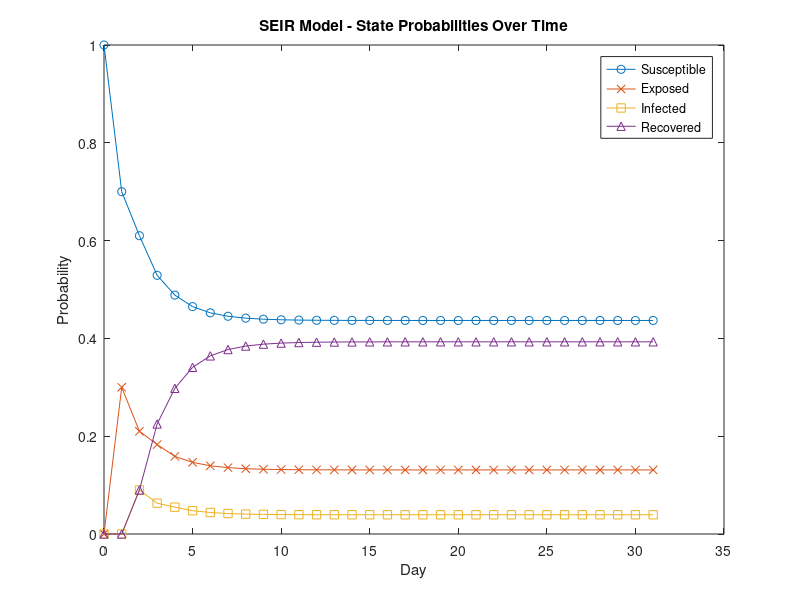
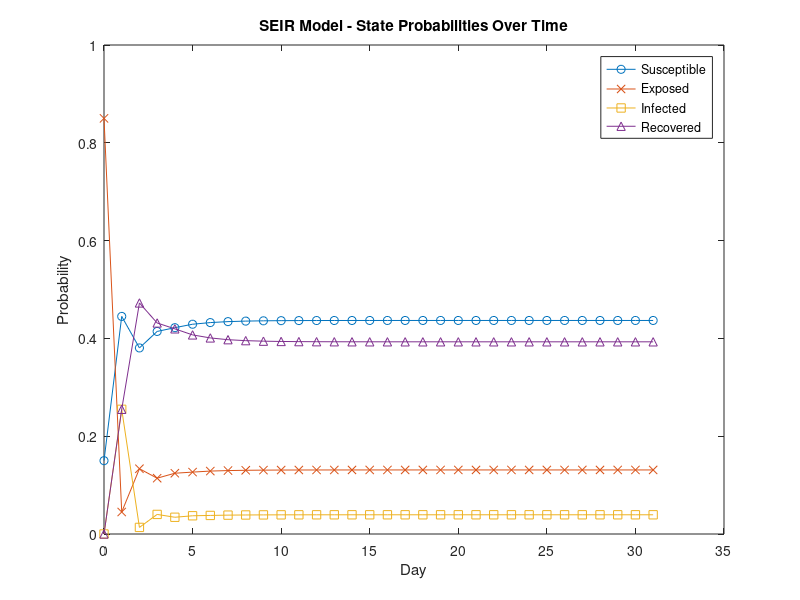
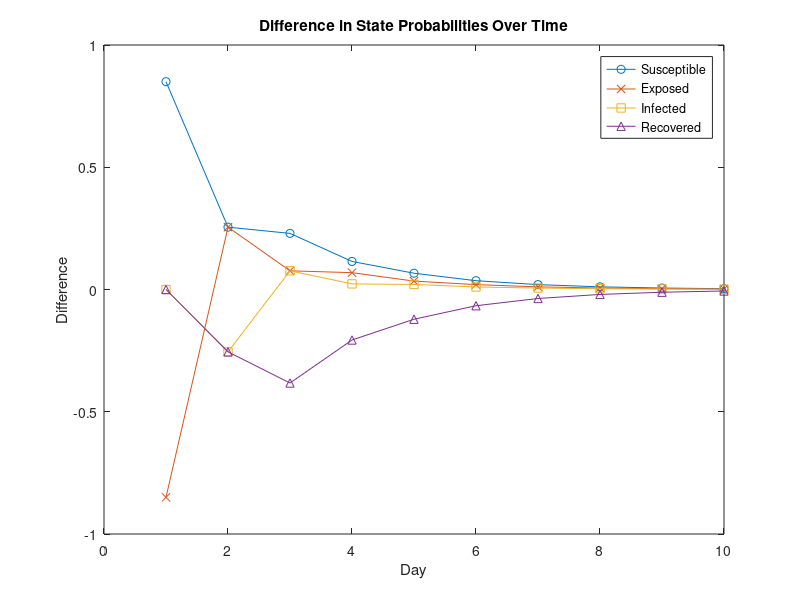
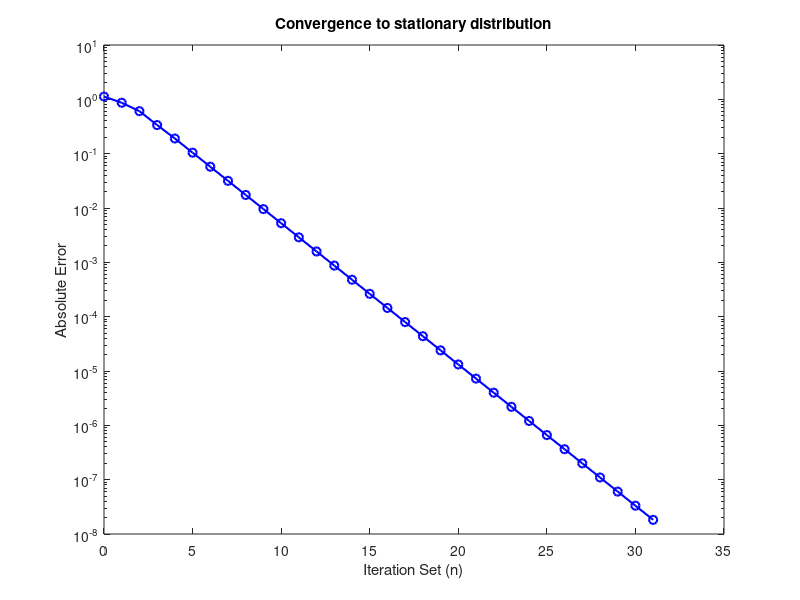

Reproduce these figures in MATLAB, in order.
clear all; clc; close all;

%% Task set A 
%% 2.1

%% 2.1.2
P = [0.7, 0.4, 0,   0.2;   % Row 1: Next state = S
     0.3, 0,   0,   0;     % Row 2: Next state = E
     0,   0.3, 0,   0;     % Row 3: Next state = I
     0,   0.3, 1.0, 0.8];  % Row 4: Next state = R

%% 2.1.3
% Present state vector
x = [0, 1, 0 ,0]';

% Next state vector
x_next = P * x;

% Display the result
disp('2.1.3');
disp(x_next);

%% 2.1.4
clear x, x_next;

% Present state vector
x = [1, 0, 0, 0]';

% 5 steps state vector
x_next = P^5 * x;

% Display the result
disp('2.1.4');
disp(x_next);

%% Task set B
clear x, x_next;
%% 3.1.1.a

x = zeros(4, 32); 
x(:,1) = [1; 0; 0; 0]; 

for n = 2:32
    x(:,n) = P * x(:,n-1);
    x(:,n) = x(:,n) / norm(x(:,n), 1);  % normalize
end

% Graph making
figure (1);
days = 0:31;

plot(days, x(1,:), '-o', days, x(2,:), '-x', days, x(3,:), '-s', days, x(4,:), '-^');
legend('Susceptible', 'Exposed', 'Infected', 'Recovered');
xlabel('Day');
ylabel('Probability');
title('SEIR Model - State Probabilities Over Time');

%% 3.1.2.a

y = zeros(4, 32); 
y(:,1) = [0.15; 0.85; 0; 0]; 

for n = 2:32
    y(:,n) = P * y(:,n-1);
    y(:,n) = y(:,n) / norm(y(:,n), 1);  % normalize
end

% Graph making
figure (2);

plot(days, y(1,:), '-o', days, y(2,:), '-x', days, y(3,:), '-s', days, y(4,:), '-^');
legend('Susceptible', 'Exposed', 'Infected', 'Recovered');
xlabel('Day');
ylabel('Probability');
title('SEIR Model - State Probabilities Over Time');

%% 3.1.3
% Calculate the difference in the first 10 steps, then graph

for n = 1:10
    diff(:,n) = x(:,n) - y(:,n);
end

figure (3);

plot(1:10, diff(1,:), '-o', 1:10, diff(2,:), '-x', 1:10, diff(3,:), '-s', 1:10, diff(4,:), '-^');
legend('Susceptible', 'Exposed', 'Infected', 'Recovered');
xlabel('Day');
ylabel('Difference');
title('Difference in State Probabilities Over Time');

%% 3.4.a

[V, D] = eig(P);

% Display the result
disp('4.a');
disp(D);

%% 3.4.d

lambda = diag(D);
index = 3;
x_stationary = V(:,index);
x_stationary = x_stationary / norm(x_stationary, 1);

% Display the result
errors = zeros(1, 32);

for n = 1:32
    errors(n) = norm(x_stationary - x(:,n), 1);
end

% Graph making
figure (4);
semilogy(0:31, errors, 'b-o', 'LineWidth', 1.5);
xlabel('Iteration Set (n)');
ylabel('Absolute Error');
title('Convergence to stationary distribution');

% Shows us that the convergence is exponential (linear, but on a log scale)

%% 3.5.b

Pnew = [0.7, 0.4, 0,   0.1, 0;   % Row 1: Next state = S
        0.3, 0,   0,   0,   0;     % Row 2: Next state = E
        0,   0.3, 0,   0,   0;     % Row 3: Next state = I
        0,   0.3, 1.0, 0.8, 0;  % Row 4: Next state = R
        0,   0,   0,   0.1,   1];  % Row 5: Next state = Im

%% 3.5.c

x = zeros(5, 251); 
x(:,1) = [1; 0; 0; 0; 0]; 

for n = 2:251
    x(:,n) = Pnew * x(:,n-1);
    x(:,n) = x(:,n) / norm(x(:,n), 1);  % normalize
end
        
% Graph making
figure (5);
days = 0:250;

plot(days, x(1,:), '-', days, x(2,:), '-', days, x(3,:), '-', days, x(4,:), '-', days, x(5,:), '-', 'LineWidth', 1.5);
legend('Susceptible', 'Exposed', 'Infected', 'Recovered', 'Immunized');
xlabel('Day');
ylabel('Probability');
title('SEIR Model - State Probabilities Over Time');

% Well ofc its different... its a new model!

%% Task Set C
clear all; 
%% 4.1.1

P = [
    0.7, 0,   0,  0.2, 0,    0;   % S
    0.3, 0,   0,  0,   0,    0;   % E
    0,   0.5, 0,  0,   0,    0;   % I
    0,   0.5, 1,  0.8, 0,    0;   % R
    0,   0,   0,  0,   0.25, 0;   % V
    0,   0,   0,  0,   0.75, 1.0  % Im
];


%% 4.1.2

disp('4.1.2');
[V, D] = eig(P);
eigenvalues = real(D);  % Get only the real parts

disp(eigenvalues);
% Multiplicty is 2 for lambda = 1

%% 4.1.3

x = zeros(6, 31);
x(:,1) = [1; 0; 0; 0; 0; 0]';

for n = 2:31
    x(:,n) = P * x(:,n-1);
    x(:,n) = x(:,n) / norm(x(:,n), 1);  % normalize
end

% Graph making
figure (6);
days = 0:30;

plot(days, x(1,:), '-o', days, x(2,:), '-x', days, x(3,:), '-s', days, x(4,:), '-^', days, x(5,:), '-', days, x(6,:), '-', 'LineWidth', 1.5);
legend('Susceptible', 'Exposed', 'Infected', 'Recovered', 'Vaccinated', 'Immunized');
xlabel('Day');
ylabel('Probability');
title('SEIR-VIm Model - State Probabilities Over Time');

% Exact same distribution as if there was no vaccination / immune state

%% 4.1.4

x = zeros(6, 31);
x(:,1) = [.33; 0; 0; 0; .67; 0]';

for n = 2:31
    x(:,n) = P * x(:,n-1);
    x(:,n) = x(:,n) / norm(x(:,n), 1);  % normalize
end

% Graphe making
figure (7);

plot(days, x(1,:), '-o', days, x(2,:), '-x', days, x(3,:), '-s', days, x(4,:), '-^', days, x(5,:), '-', days, x(6,:), '-', 'LineWidth', 1.5);
legend('Susceptible', 'Exposed', 'Infected', 'Recovered', 'Vaccinated', 'Immunized');
xlabel('Day');
ylabel('Probability');

%% Saving the Figures
numFigures = 7;
for i = 1:numFigures
    fig = figure(i);
    % pause(5)
    print(fig, sprintf('/Users/rowdyer/Documents/Coding/APPM2360_Project_2/Figures/figure%d', i), '-dpng', '-r1000');
end